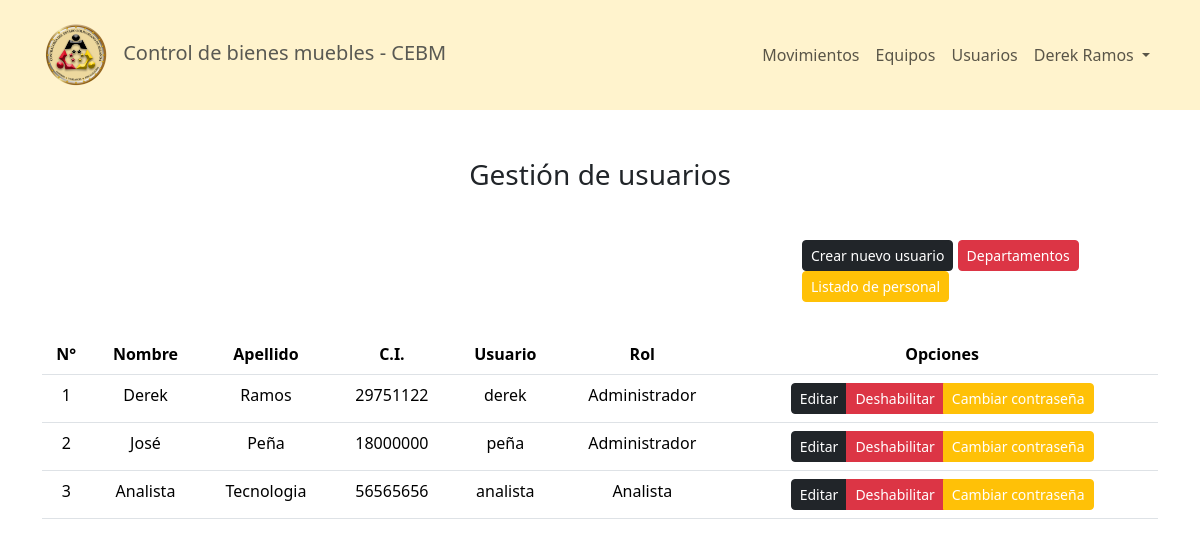
/pages/usuarios.php (signed in), run on the app's committed database.
### tables this page shows
CREATE TABLE `usuarios` (
  `id` int(11) NOT NULL,
  `nombre` varchar(40) NOT NULL,
  `apellido` varchar(40) NOT NULL,
  `ci` varchar(8) NOT NULL,
  `departamento` int(11) NOT NULL,
  `rol` tinyint(4) NOT NULL,
  `estatus` tinyint(4) NOT NULL,
  `username` varchar(30) NOT NULL,
  `password` varchar(256) NOT NULL
);

### pages/usuarios.php (the view, shortened to what this page needs)
<?php include('../config/Header.php'); ?>
<?php include('../config/NavBar.php'); ?>
<section class="mt-5">
    <h3 class="text-center">Gestión de usuarios</h3>
    <div class="container mt-5">
        <div class="d-flex row justify-content-end">
            <div class="col-sm-4">
                <button type="button" class="btn btn-sm btn-dark" data-bs-toggle="modal" data-bs-target="#usuario">
                    Crear nuevo usuario
                </button>
                <button type="button" class="btn btn-sm btn-danger" data-bs-toggle="modal" data-bs-target="#departamentos">Departamentos</button>
                <button type="button" class="btn btn-sm text-white btn-warning" data-bs-toggle="modal" data-bs-target="#funcionarios">Listado de personal</button>
            </div>
        </div>
    </div>
    <div class="container d-flex justify-content-center text-center mt-3">
        <table class="table table-hover mt-3">
            <thead>
                <tr>
                    <th scope="col">N°</th>
                    <th scope="col">Nombre</th>
                    <th scope="col">Apellido</th>
                    <th scope="col">C.I.</th>
                    <th scope="col">Usuario</th>
                    <th scope="col">Rol</th>
                    <th scope="col">Opciones</th>
                </tr>
            </thead>
            <tbody>
                <?php
                $contador = 1;
                require('../config/conex.php');
                $res = mysqli_query($conn, "SELECT * FROM usuarios");
                while ($row = mysqli_fetch_array($res)) {
                    if ($row[6] != 1) {
                ?>
                        <tr>
                            <td><?php echo ($contador); ?></td>
                            <td><?php echo ($row[1]); ?></td>
                            <td><?php echo ($row[2]); ?></td>
                            <td><?php echo ($row[3]); ?></td>
                            <td><?php echo ($row[7]); ?></td>
                            <td><?php if ($row[5] == 0) {
                                    echo ("Administrador");
                                } else if ($row[5] == 1) {
                                    echo ("Analista");
                                } ?></td>
                            <td>
                                <div class="btn-group" role="group">
                                    <a href="editUser.php?id=<?php echo ($row[0]); ?>&op=e" class="btn btn-sm btn-dark">Editar</a>
                                    <button class="btn btn-sm btn-danger" onclick="confirmDisable(<?php echo ($row[0]); ?>)">Deshabilitar</button>
                                    <a href="editUser.php?id=<?php echo ($row[0]); ?>&op=p" class="btn btn-sm btn-warning text-white">Cambiar contraseña</a>
                                </div>
                            </td>
                        </tr>
                <?php $contador++;
                    }
                } ?>
            </tbody>
        </table>
    </div>
</section>
<?php
include('../config/FooterHtml.php');
?>

### src/global.css (style rules this page uses)
* { font-family: system-ui, sans-serif; box-sizing: border-box; margin: 0; }

### data on the page
usuarios: nombre "Derek", apellido "Ramos", ci "29751122", username "derek", rol "Administrador"
usuarios: nombre "José", apellido "Peña", ci "18000000", username "peña", rol "Administrador"
usuarios: nombre "Analista", apellido "Tecnologia", ci "56565656", username "analista", rol "Analista"

### other printed values
$nombre "Derek"
$apellido "Ramos"
